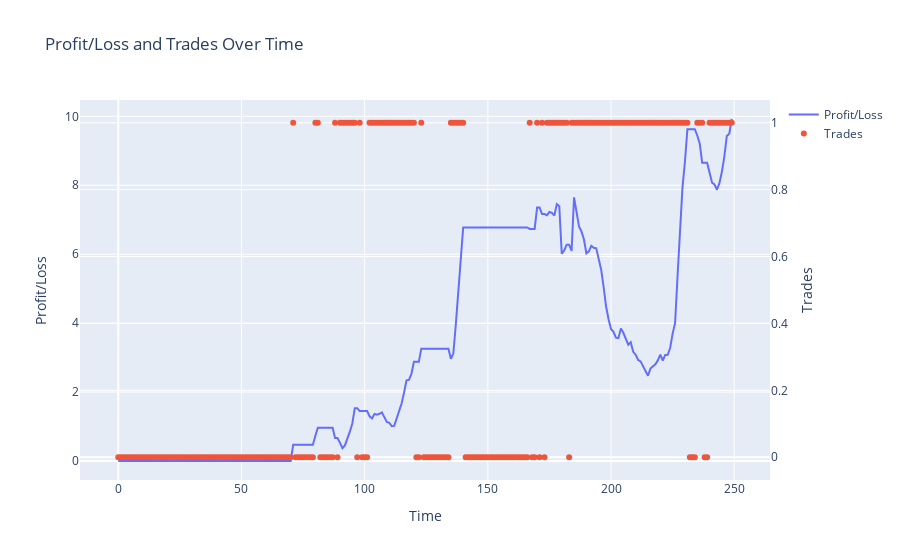

The code cell stored with this chart in its notebook:
### Code cell
fig = go.Figure()

# Add line plot for pl
fig.add_trace(go.Scatter(
    x=list(range(forecast_horizon)),
    y=pl,
    mode='lines',
    name='Profit/Loss'
))

# Add scatter plot for trades
fig.add_trace(go.Scatter(
    x=list(range(forecast_horizon)),
    y=trades,
    mode='markers',
    name='Trades',
    yaxis='y2'
))

# Create axis objects
fig.update_layout(
    title='Profit/Loss and Trades Over Time',
    xaxis=dict(title='Time'),
    yaxis=dict(title='Profit/Loss'),
    yaxis2=dict(title='Trades', overlaying='y', side='right')
)

fig.show()

### Figure 1 — Plotly figure (JSON) as saved in the notebook; plotly's stock layout.template omitted (floating-point values rounded to 4 significant figures; data arrays with more than 128 entries replaced by an {"elided": "..."} marker saying what was removed)
{"data": [{"mode": "lines", "name": "Profit/Loss", "type": "scatter", "x": {"elided": "250 int values"}, "y": {"elided": "250 float values"}}, {"mode": "markers", "name": "Trades", "type": "scatter", "x": {"elided": "250 int values"}, "y": {"elided": "250 int values"}, "yaxis": "y2"}], "layout": {"title": {"text": "Profit/Loss and Trades Over Time"}, "xaxis": {"title": {"text": "Time"}}, "yaxis": {"title": {"text": "Profit/Loss"}}, "yaxis2": {"overlaying": "y", "side": "right", "title": {"text": "Trades"}}}}
